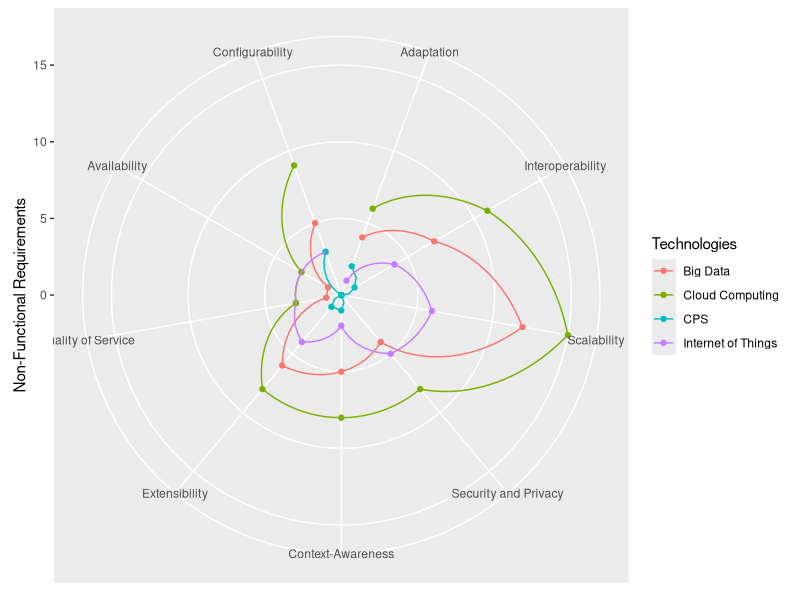

Here is the R script that generated this plot:
var.names <- c("Adaptation", "Interoperability", "Scalability", "Security and Privacy", 
               "Context-Awareness", "Extensibility", "Quality of Service", 
               "Availability", "Configurability")

var.order = seq(1:9)

values.a <- c(4, 7, 12, 4, 5, 6, 1, 1, 5)
values.b <- c(1, 4, 6, 5, 2, 4, 3, 3, 3)
values.c <- c(6, 11, 15, 8, 8, 8, 3, 3, 9)
values.d <- c(2, 1, 0, 0, 1, 1, 0, 0, 3)

group.names <- c("Big Data", "Internet of Things", "Cloud Computing", "CPS")


# (2) Create df1: a plotting data frame in the format required for ggplot2

df1.a <- data.frame(matrix(c(rep(group.names[1], 9), var.names), nrow = 9, ncol = 2), 
                    var.order = var.order, value = values.a)
df1.b <- data.frame(matrix(c(rep(group.names[2], 9), var.names), nrow = 9, ncol = 2), 
                    var.order = var.order, value = values.b)
df1.c <- data.frame(matrix(c(rep(group.names[3], 9), var.names), nrow = 9, ncol = 2), 
                    var.order = var.order, value = values.c)
df1.d <- data.frame(matrix(c(rep(group.names[4], 9), var.names), nrow = 9, ncol = 2), 
                    var.order = var.order, value = values.d)

df1 <- rbind(df1.a, df1.b, df1.c, df1.d)
colnames(df1) <- c("Technologies", "variable.name", "variable.order", "variable.value")

library(ggplot2)
ggplot(df1, aes(y = variable.value, x = reorder(variable.name, variable.order), 
                group = Technologies, colour = Technologies)) +
coord_polar() + geom_point() + geom_path() + ylab(label="Non-Functional Requirements") +
labs(x = NULL)